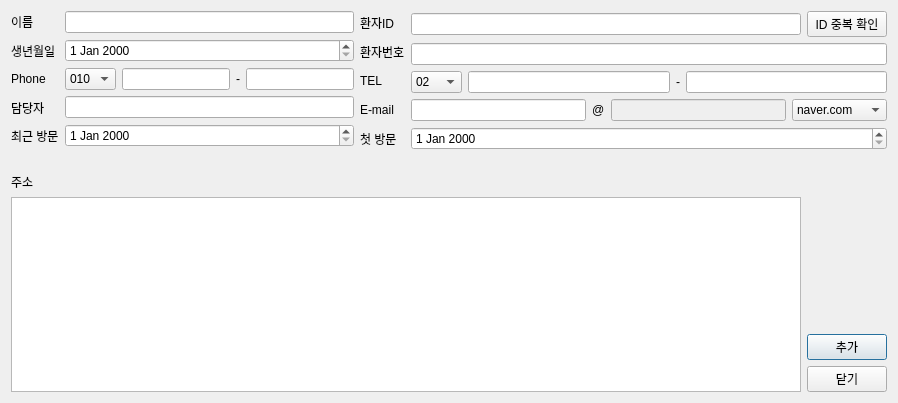
<?xml version="1.0" encoding="UTF-8"?>
<ui version="4.0">
 <class>Dialog</class>
 <widget class="QDialog" name="Dialog">
  <property name="geometry">
   <rect>
    <x>0</x>
    <y>0</y>
    <width>898</width>
    <height>403</height>
   </rect>
  </property>
  <property name="contextMenuPolicy">
   <enum>Qt::NoContextMenu</enum>
  </property>
  <property name="windowTitle">
   <string>신규 환자</string>
  </property>
  <property name="modal">
   <bool>true</bool>
  </property>
  <layout class="QGridLayout" name="gridLayout_3">
   <item row="0" column="0" colspan="2">
    <layout class="QFormLayout" name="formLayout">
     <item row="0" column="0">
      <layout class="QGridLayout" name="gridLayout_2">
       <item row="0" column="0">
        <layout class="QVBoxLayout" name="verticalLayout_5">
         <item>
          <widget class="QLabel" name="label_3">
           <property name="text">
            <string>이름</string>
           </property>
          </widget>
         </item>
         <item>
          <widget class="QLabel" name="label_5">
           <property name="text">
            <string>생년월일</string>
           </property>
          </widget>
         </item>
         <item>
          <widget class="QLabel" name="label_7">
           <property name="text">
            <string>Phone</string>
           </property>
          </widget>
         </item>
         <item>
          <widget class="QLabel" name="label_9">
           <property name="text">
            <string>담당자</string>
           </property>
          </widget>
         </item>
         <item>
          <widget class="QLabel" name="label_12">
           <property name="text">
            <string>최근 방문</string>
           </property>
          </widget>
         </item>
        </layout>
       </item>
       <item row="0" column="1">
        <layout class="QVBoxLayout" name="verticalLayout_2">
         <item>
          <widget class="QLineEdit" name="nameEdit"/>
         </item>
         <item>
          <widget class="QDateEdit" name="birthEdit"/>
         </item>
         <item>
          <layout class="QHBoxLayout" name="horizontalLayout">
           <item>
            <widget class="QComboBox" name="phoneCombobox">
             <item>
              <property name="text">
               <string>010</string>
              </property>
             </item>
             <item>
              <property name="text">
               <string>011</string>
              </property>
             </item>
             <item>
              <property name="text">
               <string>016</string>
              </property>
             </item>
             <item>
              <property name="text">
               <string>017</string>
              </property>
             </item>
             <item>
              <property name="text">
               <string>018</string>
              </property>
             </item>
             <item>
              <property name="text">
               <string>019</string>
              </property>
             </item>
            </widget>
           </item>
           <item>
            <widget class="QLineEdit" name="phoneEdit"/>
           </item>
           <item>
            <widget class="QLabel" name="label_4">
             <property name="text">
              <string>-</string>
             </property>
            </widget>
           </item>
           <item>
            <widget class="QLineEdit" name="phoneEdit_2"/>
           </item>
          </layout>
         </item>
         <item>
          <widget class="QLineEdit" name="docEdit"/>
         </item>
         <item>
          <widget class="QDateEdit" name="cvisitEdit"/>
         </item>
        </layout>
       </item>
      </layout>
     </item>
     <item row="0" column="1">
      <layout class="QHBoxLayout" name="horizontalLayout_6">
       <item>
        <layout class="QVBoxLayout" name="verticalLayout">
         <item>
          <widget class="QLabel" name="label">
           <property name="text">
            <string>환자ID</string>
           </property>
          </widget>
         </item>
         <item>
          <widget class="QLabel" name="label_13">
           <property name="text">
            <string>환자번호</string>
           </property>
          </widget>
         </item>
         <item>
          <widget class="QLabel" name="label_14">
           <property name="text">
            <string>TEL</string>
           </property>
          </widget>
         </item>
         <item>
          <widget class="QLabel" name="label_15">
           <property name="text">
            <string>E-mail</string>
           </property>
          </widget>
         </item>
         <item>
          <widget class="QLabel" name="label_16">
           <property name="text">
            <string>첫 방문</string>
           </property>
          </widget>
         </item>
        </layout>
       </item>
       <item>
        <layout class="QVBoxLayout" name="verticalLayout_3">
         <item>
          <layout class="QHBoxLayout" name="horizontalLayout_4">
           <item>
            <widget class="QLineEdit" name="pidEdit">
             <property name="inputMethodHints">
              <set>Qt::ImhNone</set>
             </property>
            </widget>
           </item>
           <item>
            <widget class="QPushButton" name="checkButton">
             <property name="contextMenuPolicy">
              <enum>Qt::NoContextMenu</enum>
             </property>
             <property name="text">
              <string>ID 중복 확인</string>
             </property>
             <property name="autoDefault">
              <bool>false</bool>
             </property>
            </widget>
           </item>
          </layout>
         </item>
         <item>
          <widget class="QLineEdit" name="pumEdit"/>
         </item>
         <item>
          <layout class="QHBoxLayout" name="horizontalLayout_5">
           <item>
            <widget class="QComboBox" name="telCombobox">
             <item>
              <property name="text">
               <string>02</string>
              </property>
             </item>
             <item>
              <property name="text">
               <string>031</string>
              </property>
             </item>
             <item>
              <property name="text">
               <string>032</string>
              </property>
             </item>
             <item>
              <property name="text">
               <string>033</string>
              </property>
             </item>
             <item>
              <property name="text">
               <string>041</string>
              </property>
             </item>
             <item>
              <property name="text">
               <string>042</string>
              </property>
             </item>
             <item>
              <property name="text">
               <string>043</string>
              </property>
             </item>
             <item>
              <property name="text">
               <string>044</string>
              </property>
             </item>
             <item>
              <property name="text">
               <string>051</string>
              </property>
             </item>
             <item>
              <property name="text">
               <string>052</string>
              </property>
             </item>
             <item>
              <property name="text">
               <string>053</string>
              </property>
             </item>
             <item>
              <property name="text">
               <string>054</string>
              </property>
             </item>
             <item>
              <property name="text">
               <string>055</string>
              </property>
             </item>
             <item>
              <property name="text">
               <string>061</string>
              </property>
             </item>
             <item>
              <property name="text">
               <string>062</string>
              </property>
             </item>
             <item>
              <property name="text">
               <string>063</string>
              </property>
             </item>
             <item>
              <property name="text">
               <string>064</string>
              </property>
             </item>
            </widget>
           </item>
           <item>
            <widget class="QLineEdit" name="telEdit"/>
           </item>
           <item>
            <widget class="QLabel" name="label_6">
             <property name="text">
              <string>-</string>
             </property>
            </widget>
           </item>
           <item>
            <widget class="QLineEdit" name="telEdit_2"/>
           </item>
          </layout>
         </item>
         <item>
          <layout class="QHBoxLayout" name="horizontalLayout_3">
           <item>
            <widget class="QLineEdit" name="mailEdit"/>
           </item>
           <item>
            <widget class="QLabel" name="label_2">
             <property name="text">
              <string>@</string>
             </property>
            </widget>
           </item>
           <item>
            <widget class="QLineEdit" name="mailEdit_2">
             <property name="enabled">
              <bool>false</bool>
             </property>
            </widget>
           </item>
           <item>
            <widget class="QComboBox" name="mailcomboBox">
             <item>
              <property name="text">
               <string>naver.com</string>
              </property>
             </item>
             <item>
              <property name="text">
               <string>hanmail.net</string>
              </property>
             </item>
             <item>
              <property name="text">
               <string>gmail.com</string>
              </property>
             </item>
             <item>
              <property name="text">
               <string>yahoo.co.kr</string>
              </property>
             </item>
             <item>
              <property name="text">
               <string>nate.com</string>
              </property>
             </item>
             <item>
              <property name="text">
               <string>daum.net</string>
              </property>
             </item>
             <item>
              <property name="text">
               <string>직접입력</string>
              </property>
             </item>
            </widget>
           </item>
          </layout>
         </item>
         <item>
          <widget class="QDateEdit" name="fvisitEdit"/>
         </item>
        </layout>
       </item>
      </layout>
     </item>
    </layout>
   </item>
   <item row="1" column="0" rowspan="2">
    <layout class="QGridLayout" name="gridLayout">
     <item row="0" column="0">
      <widget class="QLabel" name="label_11">
       <property name="text">
        <string>주소</string>
       </property>
      </widget>
     </item>
     <item row="1" column="0">
      <widget class="QTextEdit" name="addrEdit">
       <property name="sizePolicy">
        <sizepolicy hsizetype="Expanding" vsizetype="Expanding">
         <horstretch>0</horstretch>
         <verstretch>0</verstretch>
        </sizepolicy>
       </property>
      </widget>
     </item>
    </layout>
   </item>
   <item row="2" column="1">
    <layout class="QVBoxLayout" name="verticalLayout_4">
     <item>
      <widget class="QPushButton" name="addBtn">
       <property name="text">
        <string>추가</string>
       </property>
      </widget>
     </item>
     <item>
      <widget class="QPushButton" name="closeBtn">
       <property name="text">
        <string>닫기</string>
       </property>
      </widget>
     </item>
    </layout>
   </item>
  </layout>
 </widget>
 <tabstops>
  <tabstop>nameEdit</tabstop>
  <tabstop>pidEdit</tabstop>
  <tabstop>checkButton</tabstop>
  <tabstop>birthEdit</tabstop>
  <tabstop>pumEdit</tabstop>
  <tabstop>phoneCombobox</tabstop>
  <tabstop>phoneEdit</tabstop>
  <tabstop>phoneEdit_2</tabstop>
  <tabstop>telCombobox</tabstop>
  <tabstop>telEdit</tabstop>
  <tabstop>telEdit_2</tabstop>
  <tabstop>docEdit</tabstop>
  <tabstop>mailEdit</tabstop>
  <tabstop>mailEdit_2</tabstop>
  <tabstop>mailcomboBox</tabstop>
  <tabstop>cvisitEdit</tabstop>
  <tabstop>fvisitEdit</tabstop>
  <tabstop>addrEdit</tabstop>
  <tabstop>addBtn</tabstop>
  <tabstop>closeBtn</tabstop>
 </tabstops>
 <resources/>
 <connections/>
</ui>
